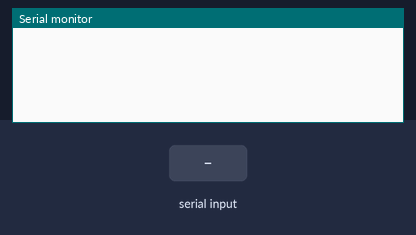
A sketch run on a simulated Arduino Uno, built with avr-gcc and run on an emulated ATmega328P. Parts: the last lines printed to the serial monitor. Inputs (shaded band) come from the test bench. EEPROM starts erased.

Above: at 1.2 s.
1.3 s: "read" received over Serial
At 4.0 s:
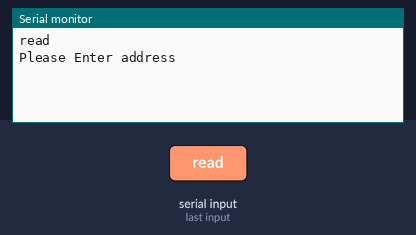
4.3 s: "90,45,200\n" received over Serial
At 7.0 s:
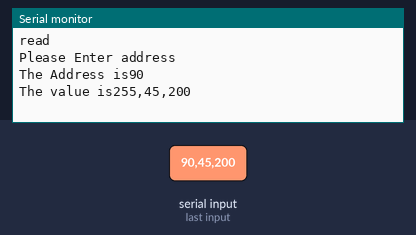
7.3 s: "write" received over Serial
At 10.3 s:
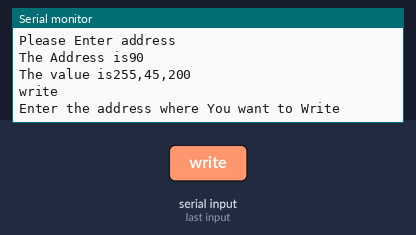
13.3 s: "30,150,10\n" received over Serial
At 16.2 s:
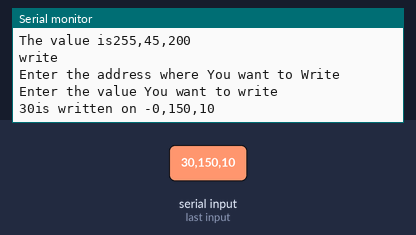
16.3 s: "90,45\n" received over Serial
At 17.9 s:
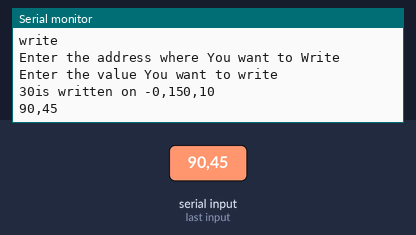
18.5 s: "5\n" received over Serial
At 20.2 s:
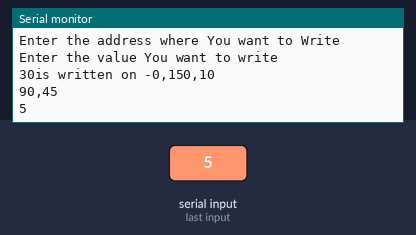

Measured:
- after the input at 1.3 s, the serial monitor: prints a new line after 0.72 s (image 1)
- after the input at 4.3 s, the serial monitor: prints a new line after 1.7 s (image 2)
- after the input at 7.3 s, the serial monitor: prints a new line after 0.75 s (image 3)
- after the input at 13.3 s, the serial monitor: prints a new line after 2.8 s (image 4)
- after the input at 16.3 s, the serial monitor: prints a new line after 0.77 s (image 5)
- after the input at 18.5 s, the serial monitor: prints a new line after 0.59 s (image 6)

The sketch:

EEPROM_read_write_by_serial_monitaring.ino
```cpp
#include <EEPROM.h>
byte value;
 int address;
void setup() {
Serial.begin(9600);
}


void loop() {
  String t;
  while(Serial.available())
  {
    t +=(char)Serial.read();
  }
  Serial.println(t);
  delay(1010);
  if (t =="read")
  {
    Serial.println("Please Enter address");
     delay(3000);
     address = Serial.parseInt();


    if (address>=0 && address<=1023)
    {
      value= EEPROM.read(address);

      Serial.print("The Address is"  );
      Serial.println( address);
      Serial.print("The value is");
      Serial.print(value, DEC);
    }
    else
    {
      Serial.println("Invalied address");
    }
  }
  if (t == "write")
  {
    Serial.println("Enter the address where You want to Write");
    delay(3000);

    address =Serial.parseInt();
    if (address>=0 && address<=1023)
    {
      Serial.println("Enter the value You want to write");
      delay(3000);
      value = Serial.parseInt();
      if (value>=0 && value <=255)
      {
        EEPROM.write(address , value);
        Serial.print(value);
        Serial.print("is written on -");
        Serial.print(address);
      }
      else
      {
        Serial.print("Wrong Value");
      }
    }
    else
    {
      Serial.println("Invalied address");
    }

  }
// put your setup code here, to run once:

}

  // put your main code here, to run repeatedly:
```
